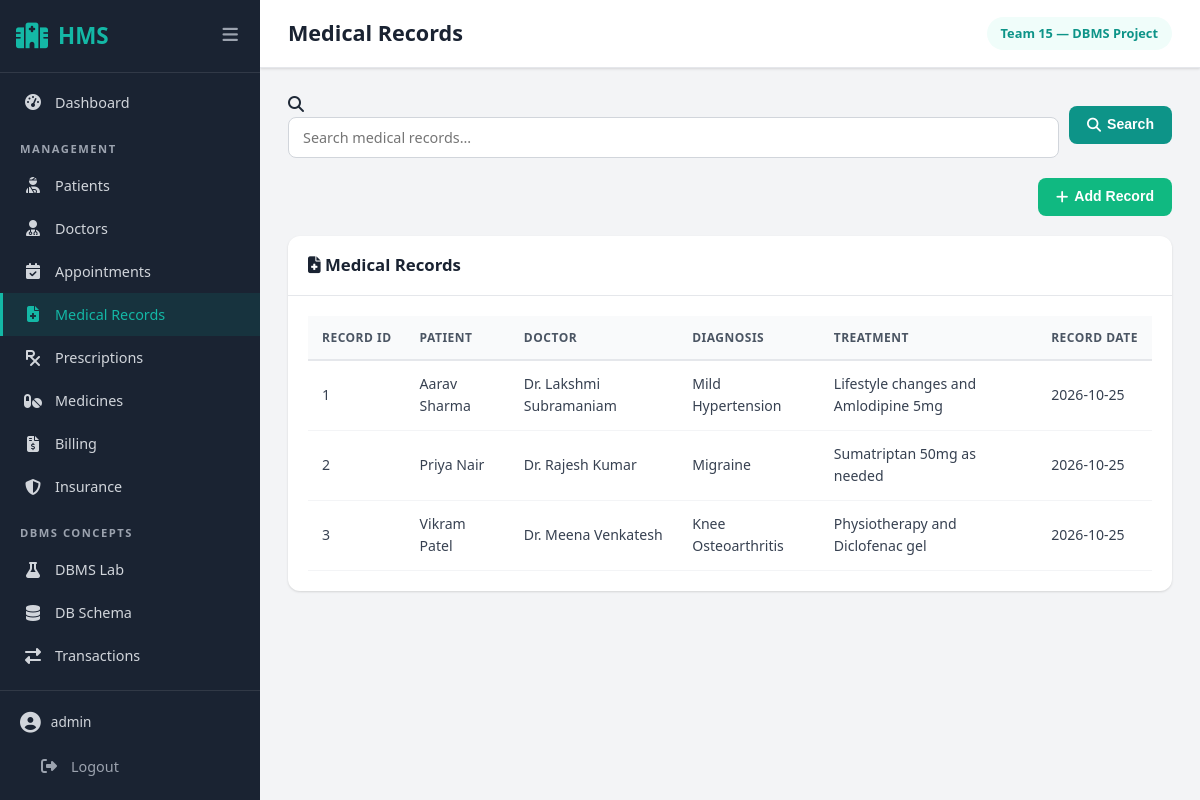
The app's page /medical-records (signed in) with its own data.
### tables this page shows
CREATE TABLE Medical_Record (
        Record_ID   INTEGER PRIMARY KEY AUTOINCREMENT,
        Patient_ID  INTEGER NOT NULL,
        Doctor_ID   INTEGER NOT NULL,
        Diagnosis   TEXT NOT NULL,
        Treatment   TEXT NOT NULL,
        Record_Date TEXT NOT NULL,
        FOREIGN KEY (Patient_ID) REFERENCES Patient(Patient_ID),
        FOREIGN KEY (Doctor_ID)  REFERENCES Doctor(Doctor_ID)
    );

CREATE TABLE Patient (
        Patient_ID  INTEGER PRIMARY KEY AUTOINCREMENT,
        Name        TEXT NOT NULL,
        Age         INTEGER NOT NULL CHECK(Age > 0 AND Age < 150),
        Gender      TEXT NOT NULL CHECK(Gender IN ('Male', 'Female', 'Other')),
        Phone       TEXT NOT NULL,
        Address     TEXT NOT NULL
    );

CREATE TABLE Doctor (
        Doctor_ID       INTEGER PRIMARY KEY AUTOINCREMENT,
        Name            TEXT NOT NULL,
        Specialization  TEXT NOT NULL,
        Phone           TEXT NOT NULL,
        Availability    TEXT NOT NULL DEFAULT 'Available'
    );

### app.py (the view)
@app.route('/medical-records')
@login_required
def medical_records():
    db = get_connection()
    search = request.args.get('search', '').strip()
    query = """
        SELECT r.*, p.Name AS patient_name, d.Name AS doctor_name
        FROM Medical_Record r
        JOIN Patient p ON r.Patient_ID = p.Patient_ID
        JOIN Doctor d ON r.Doctor_ID = d.Doctor_ID
        WHERE 1=1
    """
    params = []
    if search:
        query += " AND (p.Name LIKE ? OR r.Diagnosis LIKE ?)"
        params.extend([f'%{search}%', f'%{search}%'])
    query += " ORDER BY r.Record_Date DESC"
    records = db.execute(query, params).fetchall()
    patients_list = db.execute("SELECT Patient_ID, Name FROM Patient ORDER BY Name").fetchall()
    doctors_list = db.execute("SELECT Doctor_ID, Name FROM Doctor ORDER BY Name").fetchall()
    return render_template('medical_records.html', records=records,
                           patients=patients_list, doctors=doctors_list, search=search)

### app.py (called while the page is built)
def login_required(f):
    @wraps(f)
    def decorated(*args, **kwargs):
        if 'user_id' not in session:
            flash('Please log in to access this page.', 'warning')
            return redirect(url_for('login'))
        return f(*args, **kwargs)
    return decorated

def get_connection():
    if 'db' not in g:
        g.db = get_db()
    return g.db

@app.teardown_appcontext
def close_connection(exception):
    db = g.pop('db', None)
    if db is not None:
        db.close()

### database.py (called while the page is built)
def get_db():
    conn = sqlite3.connect(DATABASE_PATH)
    conn.row_factory = sqlite3.Row
    conn.execute("PRAGMA foreign_keys = ON;")
    return conn

### templates/medical_records.html (shortened to what this page needs)
{% extends "base.html" %}
{% block page_title %}Medical Records{% endblock %}
{% block content %}
<div class="filter-bar">
    <form method="GET" action="{{ url_for('medical_records') }}" style="display: flex; gap: 10px; align-items: center; flex-wrap: wrap;">
        <div class="search-bar" style="flex: 1; min-width: 200px;">
            <i class="fas fa-search"></i>
            <input type="text" name="search" class="form-control" placeholder="Search medical records..." value="{{ request.args.get('search', '') }}">
        </div>
        <button type="submit" class="btn btn-primary"><i class="fas fa-search"></i> Search</button>
    </form>
</div>
<div style="margin: 20px 0; text-align: right;">
    <button class="btn btn-success" onclick="document.getElementById('addRecordModal').style.display='flex'">
        <i class="fas fa-plus"></i> Add Record
    </button>
</div>
<div class="card">
    <div class="card-header">
        <h3><i class="fas fa-file-medical"></i> Medical Records</h3>
    </div>
    <div class="card-body">
        {% if records %}
        <table class="data-table">
            <thead>
                <tr>
                    <th>Record ID</th>
                    <th>Patient</th>
                    <th>Doctor</th>
                    <th>Diagnosis</th>
                    <th>Treatment</th>
                    <th>Record Date</th>
                </tr>
            </thead>
            <tbody>
                {% for r in records %}
                <tr>
                    <td>{{ r.Record_ID }}</td>
                    <td>{{ r.patient_name }}</td>
                    <td>{{ r.doctor_name }}</td>
                    <td>{{ r.Diagnosis }}</td>
                    <td>{{ r.Treatment }}</td>
                    <td>{{ r.Record_Date }}</td>
                </tr>
                {% endfor %}
            </tbody>
        </table>
        {% else %}
        <div class="empty-state">
            <i class="fas fa-notes-medical" style="font-size: 3rem; margin-bottom: 15px; color: #ccc;"></i>
            <h3>No Medical Records Found</h3>
            <p>There are no medical records matching your search. Click "Add Record" to create one.</p>
        </div>
        {% endif %}
    </div>
</div>
{% endblock %}

### static/css/style.css (style rules this page uses)
*, *::before, *::after { box-sizing: border-box; margin: 0; padding: 0; }
:root { --navy: #1a2332; --navy-light: #2c3e6b; --teal: #0d9488; --teal-light: #14b8a6; --teal-bg: #f0fdfa; --white: #ffffff; --gray-50: #f9fafb; --gray-100: #f3f4f6; --gray-200: #e5e7eb; --gray-300: #d1d5db; --gray-400: #9ca3af; --gray-500: #6b7280; --gray-600: #4b5563; --gray-700: #374151; --gray-800: #1f2937; --green: #10b981; --green-bg: #ecfdf5; --red: #ef4444; --red-bg: #fef2f2; --yellow: #f59e0b; --yellow-bg: #fffbeb; --blue: #3b82f6; --blue-bg: #eff6ff; --purple: #8b5cf6; --sidebar-w: 260px; --sidebar-collapsed: 70px; --radius: 12px; --radius-sm: 8px; --shadow: 0 1px 3px rgba(0,0,0,0.08), 0 1px 2px rgba(0,0,0,0.06); --shadow-md: 0 4px 6px rgba(0,0,0,0.07), 0 2px 4px rgba(0,0,0,0.06); --shadow-lg: 0 10px 15px rgba(0,0,0,0.1), 0 4px 6px rgba(0,0,0,0.05); --transition: 0.2s ease; }
body { font-family: 'Segoe UI', system-ui, -apple-system, sans-serif; background: var(--gray-100); color: var(--gray-800); line-height: 1.6; min-height: 100vh; }
.card { background: var(--white); border-radius: var(--radius); box-shadow: var(--shadow); overflow: hidden; transition: box-shadow var(--transition); }
.card-header { padding: 16px 20px; border-bottom: 1px solid var(--gray-200); display: flex; align-items: center; justify-content: space-between; gap: 12px; }
.card-header h2, .card-header h3 { font-size: 1.05rem; font-weight: 700; color: var(--navy); }
.card-body { padding: 20px; }
.data-table { width: 100%; border-collapse: collapse; font-size: 0.88rem; }
.data-table th { background: var(--gray-50); padding: 12px 14px; text-align: left; font-weight: 600; color: var(--gray-600); border-bottom: 2px solid var(--gray-200); white-space: nowrap; text-transform: uppercase; font-size: 0.75rem; letter-spacing: 0.5px; }
.data-table td { padding: 12px 14px; border-bottom: 1px solid var(--gray-100); color: var(--gray-700); vertical-align: middle; }
.btn { padding: 9px 18px; border: none; border-radius: var(--radius-sm); font-size: 0.88rem; font-weight: 600; cursor: pointer; display: inline-flex; align-items: center; gap: 6px; transition: var(--transition); text-decoration: none; line-height: 1.4; }
.btn-primary { background: var(--teal); color: var(--white); }
.btn-success { background: var(--green); color: var(--white); }
.form-control { width: 100%; padding: 10px 14px; border: 1.5px solid var(--gray-300); border-radius: var(--radius-sm); font-size: 0.9rem; color: var(--gray-800); transition: var(--transition); background: var(--white); font-family: inherit; }

### records on screen
Medical_Record: Record_ID "1", patient_name "Aarav Sharma", doctor_name "Dr. Lakshmi Subramaniam", Diagnosis "Mild Hypertension", Treatment "Lifestyle changes and Amlodipine 5mg", Record_Date "2026-10-25"
Medical_Record: Record_ID "2", patient_name "Priya Nair", doctor_name "Dr. Rajesh Kumar", Diagnosis "Migraine", Treatment "Sumatriptan 50mg as needed", Record_Date "2026-10-25"
Medical_Record: Record_ID "3", patient_name "Vikram Patel", doctor_name "Dr. Meena Venkatesh", Diagnosis "Knee Osteoarthritis", Treatment "Physiotherapy and Diclofenac gel", Record_Date "2026-10-25"

### other values on screen
{{ session.get('username', 'Admin') }} "admin"
